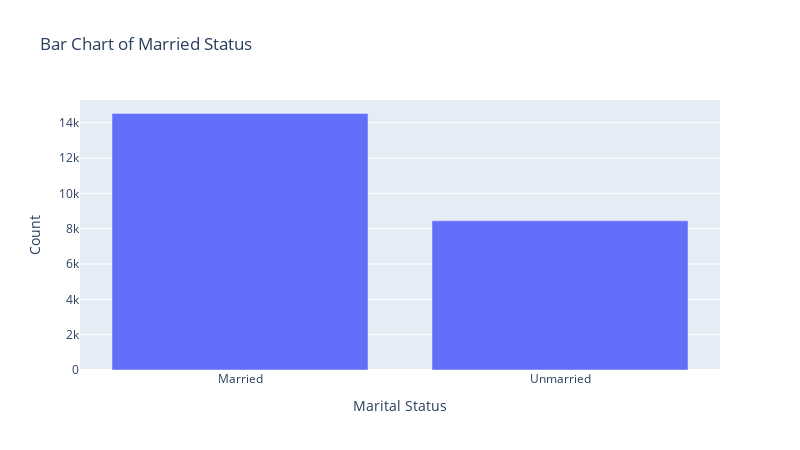

The cell this chart's notebook holds for it:
### Code cell
fig = px.bar(x=df_2022['MARRIED'].value_counts().index,
             y=df_2022['MARRIED'].value_counts().values,
             labels={'x': 'Marital Status', 'y': 'Count'}, 
             title='Bar Chart of Married Status')
fig.update_layout(height  = 450 , width = 800)
fig.show()

### Figure 1 — Plotly figure (JSON) as saved in the notebook; plotly's stock layout.template omitted (floating-point values rounded to 4 significant figures)
{"data": [{"alignmentgroup": "True", "hovertemplate": "Marital Status=%{x}<br>Count=%{y}<extra></extra>", "legendgroup": "", "marker": {"color": "#636efa", "pattern": {"shape": ""}}, "name": "", "offsetgroup": "", "orientation": "v", "showlegend": false, "textposition": "auto", "type": "bar", "x": ["Married", "Unmarried"], "xaxis": "x", "y": [14525, 8450], "yaxis": "y"}], "layout": {"barmode": "relative", "height": 450, "legend": {"tracegroupgap": 0}, "title": {"text": "Bar Chart of Married Status"}, "width": 800, "xaxis": {"anchor": "y", "domain": [0, 1], "title": {"text": "Marital Status"}}, "yaxis": {"anchor": "x", "domain": [0, 1], "title": {"text": "Count"}}}}
